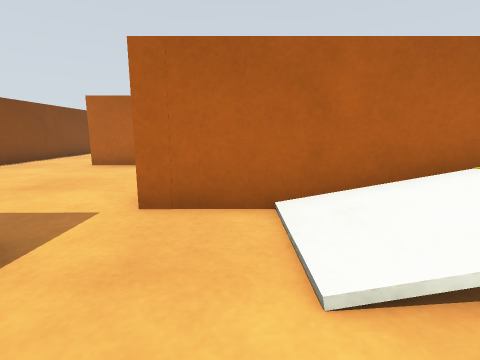
[1] (above)

16 first-person views from a walk through a robot-simulator world made for Gazebo. The camera is 0.22 m above the floor, tilts 10° down and sees 85° across. The floor is counted in squares, 0.2 m on a side. Each view is taken from the middle of a square. On the plan, view 1 faces up. The plan holds only what a view shows up to about 12 squares ahead; the rest is blank.

[2]
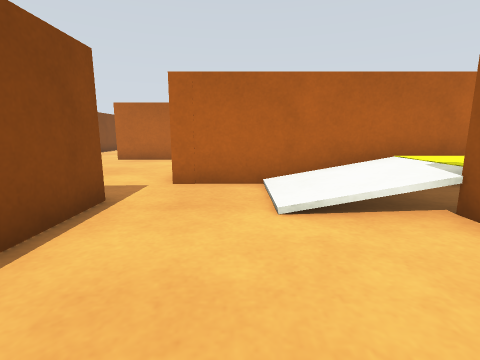

[3]
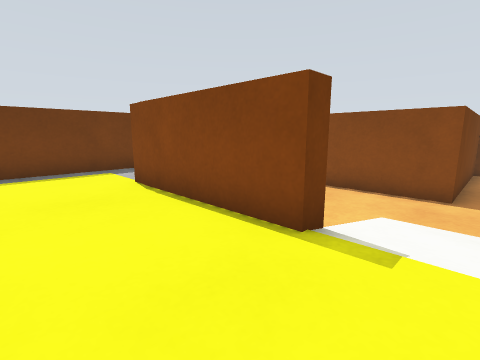

[4]
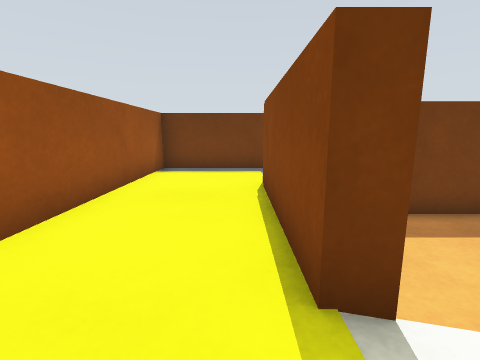

[5]
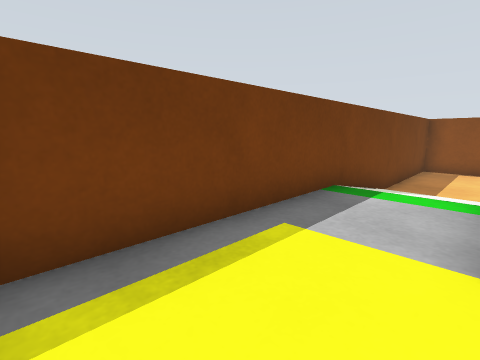

[6]
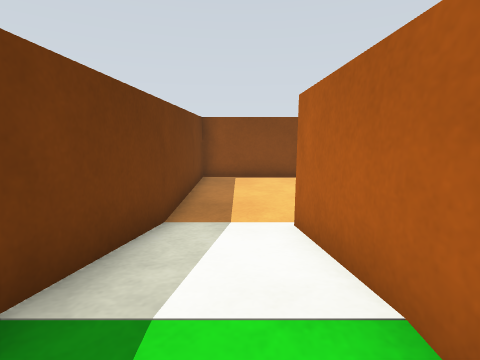

[7]
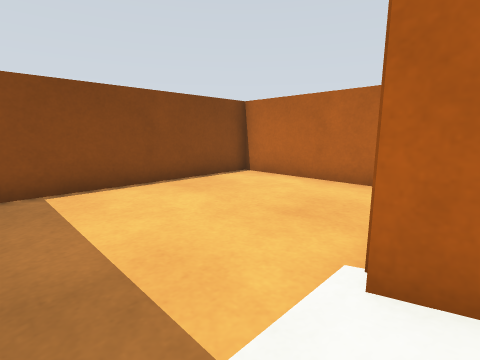

[8]
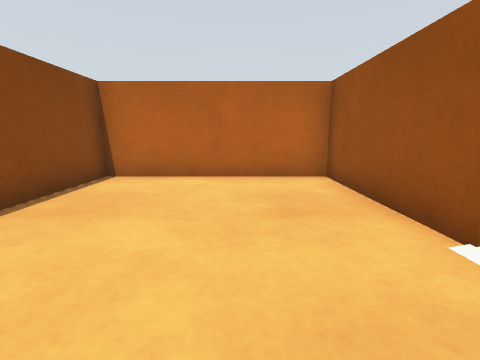

[9]
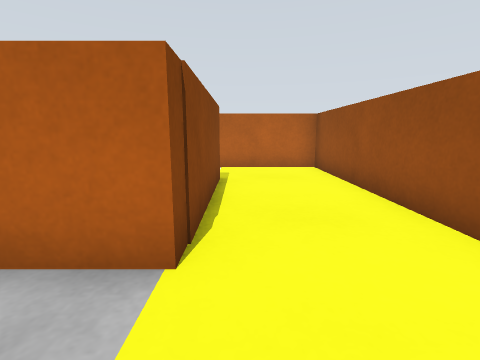

[10]
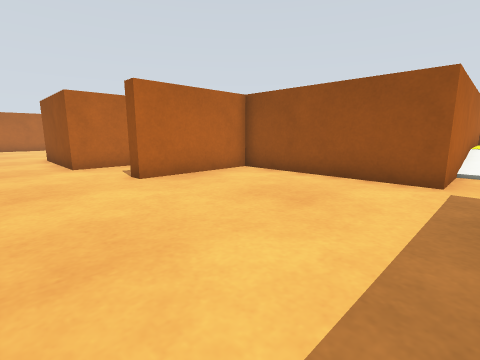

[11]
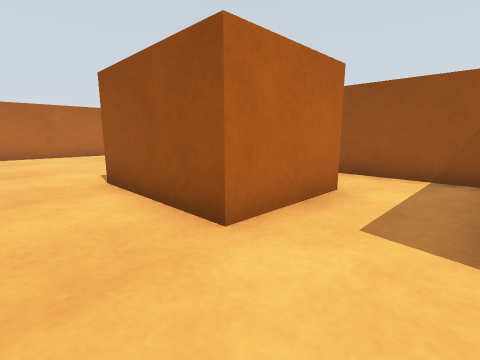

[12]
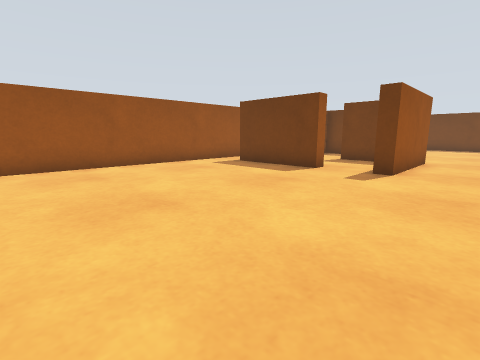

[13]
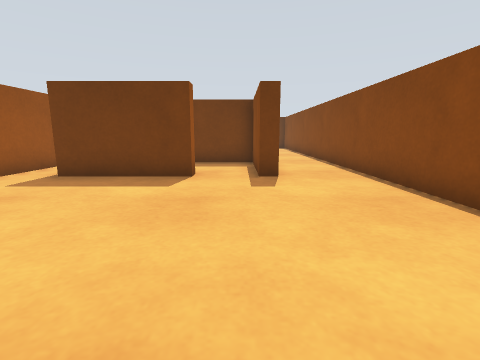

[14]
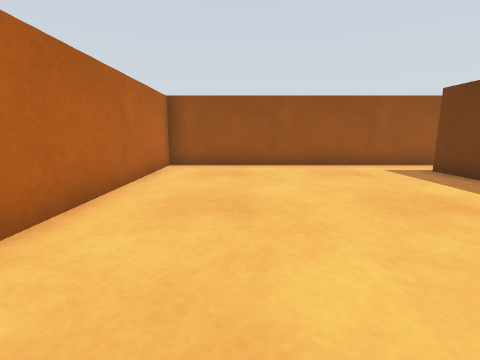

[15]
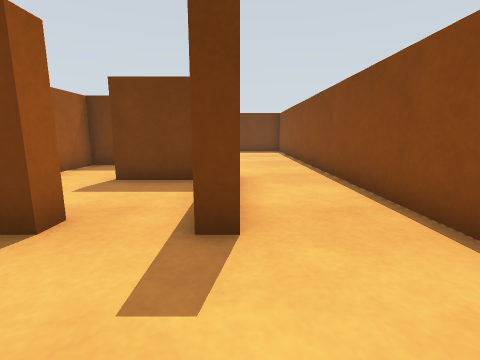

[16]
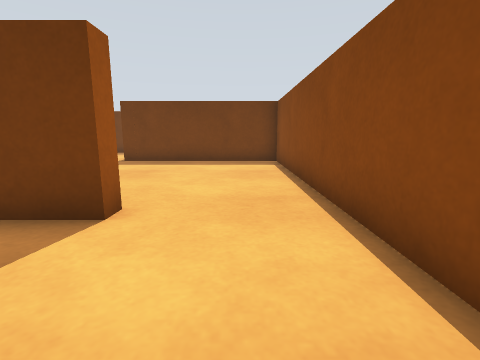

### Floor plan
Ten units are one square. View 1 is at (0, 0); x grows to the right and y downward. Boxes are objects, and circles mark ways between rooms. Rooms are numbered by the first view taken in them; rooms with no view inside come last. Other rooms are left out.
<svg viewBox="-90 -250 160 310">
<path fill="none" stroke="#000" d="M29 -15 35 -15 35 30 -27 30M-12 25 -4 25M-22 -23 -22 11M-35 55 65 55 65 -37 -15 -37M-27 30 -27 -18 -85 -18 -85 55 -35 55M12 -140 12 -245 -74 -245M-85 -194 -85 -23 -22 -23M-15 -37 -15 -92"/>
<rect x="-5" y="25" width="10" height="10" fill="#bbb"><title>ramp</title></rect>
<rect x="15" y="25" width="10" height="10" fill="#bbb"><title>green box</title></rect>
<rect x="-65" y="-165" width="10" height="50" fill="#bbb"><title>barrier</title></rect>
<rect x="-55" y="-105" width="50" height="20" fill="#bbb"><title>barrier</title></rect>
<rect x="-55" y="-135" width="30" height="20" fill="#bbb"><title>barrier</title></rect>
<rect x="-45" y="-165" width="50" height="10" fill="#bbb"><title>barrier</title></rect>
<rect x="-15" y="-135" width="10" height="30" fill="#bbb"><title>barrier</title></rect>
<circle cx="-33" cy="40" r="3" fill="#2a7"/>
<circle cx="-10" cy="-30" r="3" fill="#2a7"/>
<text x="20" y="10">1</text>
<text x="-60" y="20">2</text>
<text x="-40" y="-140">3</text>
</svg>
Room 1 opens to room 2. Room 1 opens to room 3.

Where each view was taken, in squares from view 1:
view 1: 0 up, 0 right, facing up
view 2: 2 down, 0 right, facing up
view 3: 3 up, 6 right, facing down-left
view 4: 3 up, 4 right, facing down
view 5: 3 down, 6 right, facing down-left
view 6: 4 down, 2 right, facing left
view 7: 5 down, 2 left, facing up-left
view 8: 5 down, 5 left, facing up
view 9: 5 down, 4 right, facing up
view 10: 3 up, 8 left, facing up-right
view 11: 10 up, 8 left, facing up-right
view 12: 24 up, 8 left, facing down-right
view 13: 23 up, 5 left, facing down
view 14: 22 up, 8 left, facing right
view 15: 19 up, 6 left, facing down
view 16: 13 up, 7 left, facing down
